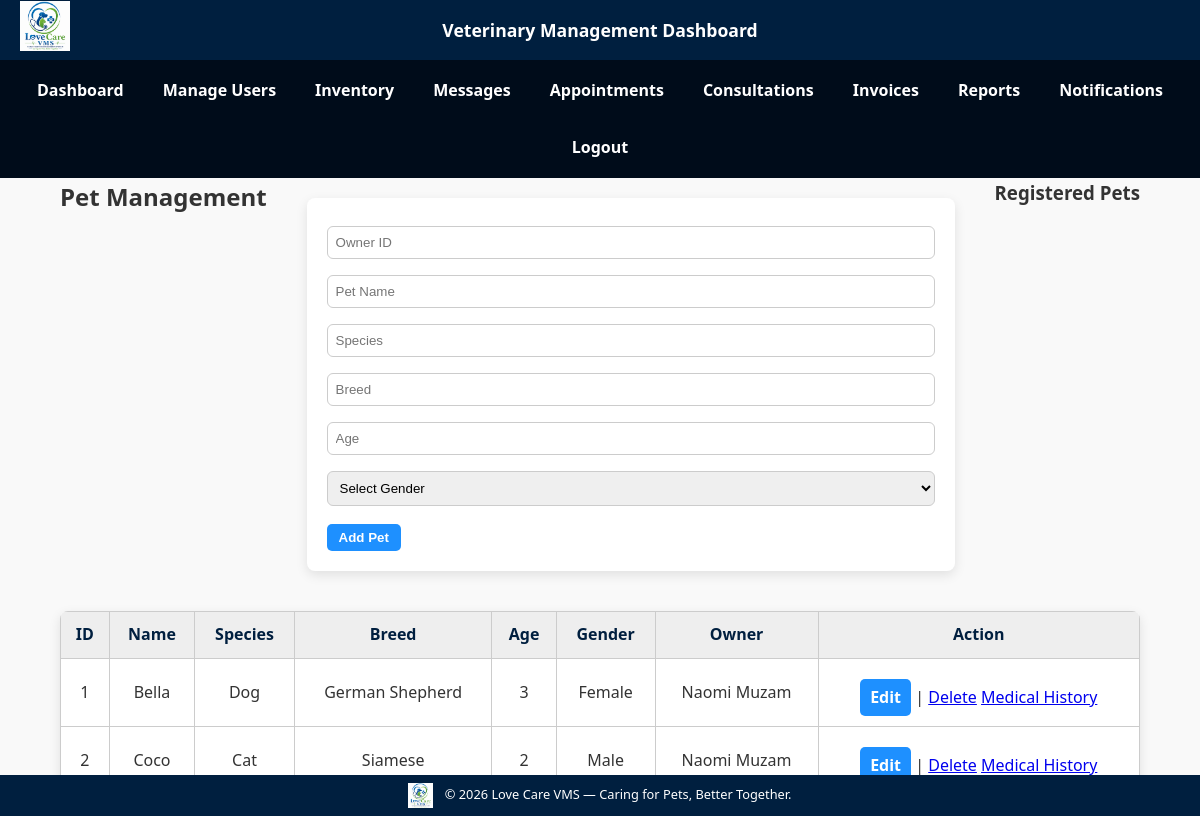
The app's page /pages/pets.php (signed in) with its own data.
### tables this page shows
CREATE TABLE `pets` (
  `pet_id` int(11) NOT NULL,
  `owner_id` int(11) DEFAULT NULL,
  `pet_name` varchar(50) DEFAULT NULL,
  `species` varchar(50) DEFAULT NULL,
  `breed` varchar(50) DEFAULT NULL,
  `age` int(11) DEFAULT NULL,
  `gender` enum('Male','Female') DEFAULT NULL
);

CREATE TABLE `owners` (
  `owner_id` int(11) NOT NULL,
  `user_id` int(11) DEFAULT NULL,
  `owner_name` varchar(100) DEFAULT NULL,
  `contact_info` varchar(100) DEFAULT NULL,
  `address` varchar(150) DEFAULT NULL
);

### pages/pets.php (the view, shortened to what this page needs)
<?php
include('../config/db.php');
$role = $_SESSION['user']['role'];
$user_id = $_SESSION['user']['id'];
if ($role === 'PetOwner') {
    $stmt = $conn->prepare("SELECT p.*, o.owner_name
                            FROM pets p
                            LEFT JOIN owners o ON p.owner_id=o.owner_id
                            WHERE p.owner_id=?");
    $stmt->bind_param("i", $user_id);
    $stmt->execute();
    $result = $stmt->get_result();
} elseif ($role === 'Receptionist' || $role === 'Administrator') {
    $result = $conn->query("SELECT p.*, o.owner_name
                            FROM pets p
                            LEFT JOIN owners o ON p.owner_id=o.owner_id");
}
?>
<!DOCTYPE html>
<html>
<head>
    <link rel="stylesheet" href="../assets/css/theme.css">
    <link rel="stylesheet" href="../assets/css/alerts.css">
    <link rel="stylesheet" href="../assets/css/badges.css">
    <link rel="stylesheet" href="../assets/css/res.css">
</head>
<body>
<?php include('../includes/header.php'); ?>
<?php include('../includes/navbar.php'); ?>
<div class="container">
    <h2><i class="fa-solid fa-dog"></i> Pet Management</h2>
    <?php if ($role === 'Receptionist' || $role === 'Administrator' || $role === 'PetOwner'): ?>
    <form method="POST">
        <?php if ($role === 'PetOwner'): ?>
            <input type="hidden" name="owner_id" value="<?= $user_id ?>">
        <?php else: ?>
            <input type="number" name="owner_id" placeholder="Owner ID" required>
        <?php endif; ?>
        <input type="text" name="pet_name" placeholder="Pet Name" required>
        <input type="text" name="species" placeholder="Species">
        <input type="text" name="breed" placeholder="Breed">
        <input type="number" name="age" placeholder="Age">
        <select name="gender" required>
            <option value="">Select Gender</option>
        </select>
        <input type="submit" value="Add Pet" class="btn-green">
    </form>
    <?php endif; ?>
    <h3>Registered Pets</h3>
    <table class="table">
        <tr>
            <th>ID</th><th>Name</th><th>Species</th><th>Breed</th><th>Age</th><th>Gender</th><th>Owner</th><th>Action</th>
        </tr>
        <?php while($row = $result->fetch_assoc()): ?>
        <tr>
            <td><?= $row['pet_id'] ?></td>
            <td><?= $row['pet_name'] ?></td>
            <td><?= $row['species'] ?></td>
            <td><?= $row['breed'] ?></td>
            <td><?= $row['age'] ?></td>
            <td><?= $row['gender'] ?></td>
            <td><?= $row['owner_name'] ?></td>
            <td>
                <?php if ($role === 'Receptionist' || $role === 'Administrator'): ?>
                    <a href="pet.php?edit=<?= $row['pet_id'] ?>" class="btn-blue">Edit</a> |
                    <a href="pet.php?delete=<?= $row['pet_id'] ?>" class="btn-red" onclick="return confirm('Delete this pet?');">Delete</a>
                <?php endif; ?>
                <a href="consultations.php?pet_id=<?= $row['pet_id'] ?>" class="btn-orange">Medical History</a>
            </td>
        </tr>
        <?php endwhile; ?>
    </table>
</div>
<?php include('../includes/footer.php'); ?>
</body>
</html>

### assets/css/theme.css (style rules this page uses)
body { font-family: 'Segoe UI', sans-serif; background: #f4f4f4; color: #333333; margin: 0; }
table { width: 90%; margin: 20px auto; border-collapse: collapse; background: #fff; border-radius: 8px; overflow: hidden; box-shadow: 0 4px 12px rgba(0,0,0,0.1); }
th, td { border: 1px solid #ccc; padding: 10px; text-align: center; }
th { background: #eee; color: #001f3f; }
form { margin: 20px auto; width: 60%; background: #fff; padding: 20px; border-radius: 8px; box-shadow: 0 4px 12px rgba(0,0,0,0.1); }
input[type=text], input[type=number], select { width: 100%; padding: 8px; margin: 8px 0; border: 1px solid #ccc; border-radius: 6px; }
input[type=submit] { width: auto; background: #1e90ff; color: white; border: none; cursor: pointer; font-weight: bold; padding: 6px 12px; border-radius: 5px; }
.container { display: flex; flex-wrap: wrap; justify-content: space-between; margin: 20px; }
.btn-blue, .btn-green { display: inline-block; padding: 6px 10px; border-radius: 5px; text-decoration: none; font-weight: bold; margin-top: 10px; }
.btn-blue { background-color: #1e90ff; color: #fff; }
.btn-green { background-color: #27ae60; color: #fff; }

### assets/css/res.css (style rules this page uses)
* { margin: 0; padding: 0; box-sizing: border-box; }
body { font-family: 'Segoe UI', Arial, sans-serif; line-height: 1.6; background-color: #f9f9f9; }
.container { width: 90%; max-width: 1200px; margin: auto; }
table { width: 100%; border-collapse: collapse; }
table td, table th { padding: 10px; word-wrap: break-word; }

### records on screen
pets: pet_id "1", pet_name "Bella", species "Dog", breed "German Shepherd", age "3", gender "Female", owner.owner_name "Naomi Muzam"
pets: pet_id "2", pet_name "Coco", species "Cat", breed "Siamese", age "2", gender "Male", owner.owner_name "Naomi Muzam"
